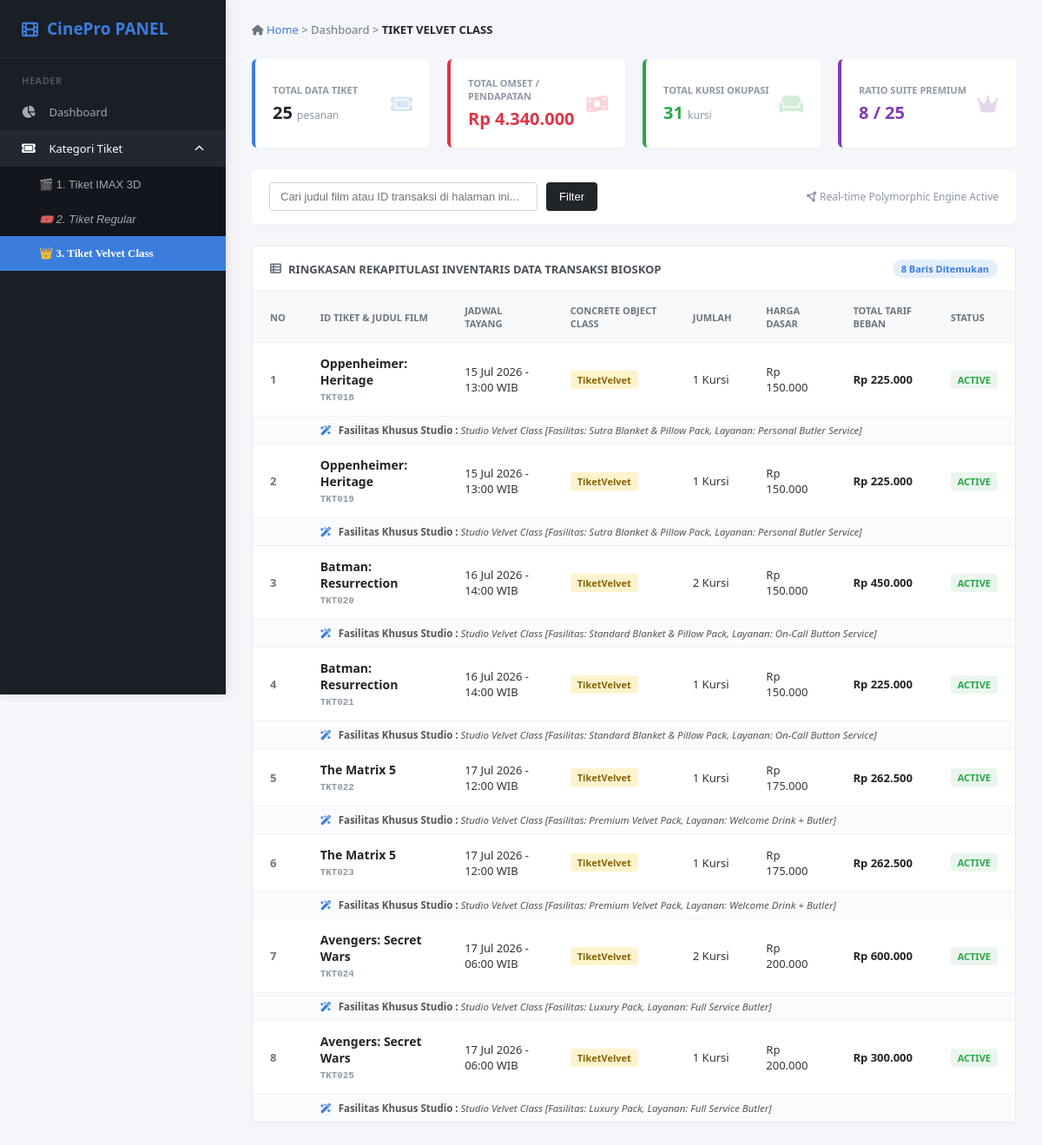
Screenshot of /index.php?page=velvet with the database file from the repository.
### tables this page shows
CREATE TABLE `tabel_tiket` (
  `id_tiket` varchar(10) NOT NULL,
  `nama_film` varchar(100) NOT NULL,
  `jadwal_tayang` timestamp NOT NULL,
  `jumlah_kursi` int NOT NULL,
  `harga_dasar_tiket` decimal(10,2) NOT NULL,
  `jenis_studio` varchar(20) NOT NULL,
  `tipe_audio` varchar(30) DEFAULT NULL,
  `lokasi_baris` varchar(20) DEFAULT NULL,
  `kacamata_3d_efek` varchar(50) DEFAULT NULL,
  `efek_gerak_fitur` varchar(50) DEFAULT NULL,
  `bantal_selimut_pack` varchar(50) DEFAULT NULL,
  `layanan_butler` varchar(50) DEFAULT NULL
);

### Tiket.php (called while the page is built, shortened)
<?php
abstract class Tiket {
    protected $id_tiket;
    protected $nama_film;
    protected $jadwal_tayang;
    protected $jumlah_kursi;
    protected $harga_dasar_tiket;
    public function __construct($id_tiket, $nama_film, $jadwal_tayang, $jumlah_kursi, $harga_dasar_tiket) {
        $this->id_tiket = $id_tiket;
        $this->nama_film = $nama_film;
        $this->jadwal_tayang = $jadwal_tayang;
        $this->jumlah_kursi = $jumlah_kursi;
        $this->harga_dasar_tiket = $harga_dasar_tiket;
    }
    public function getIdTiket() { return $this->id_tiket; }
    public function getNamaFilm() { return $this->nama_film; }
    public function getJadwalTayang() { return $this->jadwal_tayang; }
    public function getJumlahKursi() { return $this->jumlah_kursi; }
    public function getHargaDasarTiket() { return $this->harga_dasar_tiket; }
}

### TiketVelvet.php (called while the page is built, shortened)
<?php
require_once 'Tiket.php';
class TiketVelvet extends Tiket {
    private $bantalSelimutPack;
    private $layananButler;
    public function __construct($id_tiket, $nama_film, $jadwal_tayang, $jumlah_kursi, $harga_dasar_tiket, $bantalSelimutPack, $layananButler) {
        $this->bantalSelimutPack = $bantalSelimutPack;
        $this->layananButler = $layananButler;
    }
    public function hitungTotalHarga() {
        return ($this->jumlah_kursi * $this->harga_dasar_tiket) * 1.50;
    }
    public function tampilkanInfoFasilitas() {
        return "Studio Velvet Class [Fasilitas: {$this->bantalSelimutPack}, Layanan: {$this->layananButler}]";
    }
}

### index.php (the view, shortened to what this page needs)
<?php
require_once 'Tiket.php';
require_once 'TiketVelvet.php';
$database = new Database();
$db = $database->connect();
$page = isset($_GET['page']) ? $_GET['page'] : 'dashboard';
$total_tiket_count = 0;
$total_pendapatan = 0;
$total_kursi_terjual = 0;
$porsi_velvet_count = 0;
$daftar_tiket = [];
$judul_halaman = "ALL DATA";
if ($db) {
    try {
        $query_stats = "SELECT * FROM tabel_tiket";
        $stmt_stats = $db->prepare($query_stats);
        $stmt_stats->execute();
        while ($row = $stmt_stats->fetch()) {
            $jenis_stat = strtolower($row['jenis_studio']);
            $total_tiket_count++;
            $total_kursi_terjual += $row['jumlah_kursi'];
            $harga_dasar = $row['harga_dasar_tiket'];
            $jumlah = $row['jumlah_kursi'];
            if ($jenis_stat == 'regular') {
                $total_pendapatan += ($harga_dasar * $jumlah);
            } elseif (in_array($jenis_stat, ['imax', '3d', '4dx'])) {
                $total_pendapatan += (($harga_dasar * $jumlah) + 35000);
            } elseif (in_array($jenis_stat, ['velvet', 'premiere', 'vip'])) {
                $total_pendapatan += (($harga_dasar * $jumlah) * 1.5);
                $porsi_velvet_count++;
            }
        }
        if ($page == 'imax') {
            $query = "SELECT * FROM tabel_tiket WHERE LOWER(jenis_studio) IN ('imax', '3d', '4dx') ORDER BY id_tiket ASC";
            $judul_halaman = "TIKET IMAX 3D";
        } elseif ($page == 'regular') {
            $query = "SELECT * FROM tabel_tiket WHERE LOWER(jenis_studio) = 'regular' ORDER BY id_tiket ASC";
            $judul_halaman = "TIKET REGULAR";
        } elseif ($page == 'velvet') {
            $query = "SELECT * FROM tabel_tiket WHERE LOWER(jenis_studio) IN ('velvet', 'premiere', 'vip') ORDER BY id_tiket ASC";
            $judul_halaman = "TIKET VELVET CLASS";
        } else {
            $query = "SELECT * FROM tabel_tiket ORDER BY id_tiket ASC";
            $judul_halaman = "DASHBOARD UTAMA";
        }
        $stmt = $db->prepare($query);
        $stmt->execute();
        while ($row = $stmt->fetch()) {
            $jenis = strtolower($row['jenis_studio']);
            if ($jenis == 'regular') {
                $daftar_tiket[] = new TiketRegular($row['id_tiket'], $row['nama_film'], $row['jadwal_tayang'], $row['jumlah_kursi'], $row['harga_dasar_tiket'], $row['tipe_audio'], $row['lokasi_baris']);
            } elseif (in_array($jenis, ['3d', '4dx', 'imax'])) {
                $daftar_tiket[] = new TiketIMAX($row['id_tiket'], $row['nama_film'], $row['jadwal_tayang'], $row['jumlah_kursi'], $row['harga_dasar_tiket'], $row['kacamata_3d_efek'] ?? 'Standard IMAX 3D', $row['efek_gerak_fitur'] ?? 'Proyeksi Digital');
            } elseif (in_array($jenis, ['premiere', 'vip', 'velvet'])) {
                $daftar_tiket[] = new TiketVelvet($row['id_tiket'], $row['nama_film'], $row['jadwal_tayang'], $row['jumlah_kursi'], $row['harga_dasar_tiket'], $row['bantal_selimut_pack'] ?? 'Premium Pack', $row['layanan_butler'] ?? 'On-Call Butler');
            }
        }
    } catch (PDOException $e) {
        echo "Gagal memuat data: " . $e->getMessage();
    }
}
?>
<!DOCTYPE html>
<html lang="id">
<head>
    <link rel="stylesheet" href="https://cdnjs.cloudflare.com/ajax/libs/font-awesome/6.4.0/css/all.min.css">
</head>
<body>
<div class="sidebar">
    <div class="sidebar-brand">
        <i class="fa-solid fa-film"></i> <span>CinePro PANEL</span>
    </div>
    <div class="sidebar-header-text">HEADER</div>
    <ul class="sidebar-menu">
        <li class="<?= ($page == 'dashboard') ? 'active' : ''; ?>">
            <a href="index.php?page=dashboard">
                <span><i class="fa-solid fa-chart-pie"></i> Dashboard </span>
            </a>
        </li>
        <li class="<?= in_array($page, ['imax', 'regular', 'velvet']) ? 'active' : ''; ?>">
            <div class="menu-trigger" onclick="toggleDropdown()">
                <span><i class="fa-solid fa-ticket"></i> Kategori Tiket</span>
                <i class="fa-solid fa-chevron-down arrow <?= in_array($page, ['imax', 'regular', 'velvet']) ? 'rotate' : ''; ?>" id="dropdown-arrow"></i>
            </div>
            <ul class="submenu <?= in_array($page, ['imax', 'regular', 'velvet']) ? 'open' : ''; ?>" id="tiket-submenu">
                <li class="<?= ($page == 'imax') ? 'active' : ''; ?>">
                    <a href="index.php?page=imax" style="font-family: 'Impact', sans-serif;">
                       🎬 1. Tiket IMAX 3D
                    </a>
                </li>
                <li class="<?= ($page == 'regular') ? 'active' : ''; ?>">
                    <a href="index.php?page=regular" style="font-family: 'Arial', sans-serif; font-style: italic;">
                       🎟️ 2. Tiket Regular
                    </a>
                </li>
                <li class="<?= ($page == 'velvet') ? 'active' : ''; ?>">
                    <a href="index.php?page=velvet" style="font-family: 'Georgia', serif; font-weight: bold;">
                       👑 3. Tiket Velvet Class
                    </a>
                </li>
            </ul>
        </li>
    </ul>
</div>
<div class="main-content">
    <div class="top-breadcrumb">
        <div class="breadcrumb-path">
            <i class="fa-solid fa-house" style="font-size:12px;"></i> <a href="index.php">Home</a> &gt; <span>Dashboard</span> &gt; <strong style="color:#212529; text-transform:uppercase;"><?= $judul_halaman; ?></strong>
        </div>
    </div>
    <div class="cards-row">
        <div class="info-card blue">
            <div class="card-data">
                <span class="card-title">TOTAL DATA TIKET</span>
                <div class="card-value"><?= $total_tiket_count; ?> <span style="font-size:12px; font-weight:normal; color:#8e98a5;">pesanan</span></div>
            </div>
            <div class="card-icon-box"><i class="fa-solid fa-ticket" style="color:#3b7ddd;"></i></div>
        </div>
        <div class="info-card red">
            <div class="card-data">
                <span class="card-title">TOTAL OMSET / PENDAPATAN</span>
                <div class="card-value" style="color:#dc3545;">Rp <?= number_format($total_pendapatan, 0, ',', '.'); ?></div>
            </div>
            <div class="card-icon-box"><i class="fa-solid fa-money-bill-wave" style="color:#dc3545;"></i></div>
        </div>
        <div class="info-card green">
            <div class="card-data">
                <span class="card-title">TOTAL KURSI OKUPASI</span>
                <div class="card-value" style="color:#28a745;"><?= $total_kursi_terjual; ?> <span style="font-size:12px; font-weight:normal; color:#8e98a5;">kursi</span></div>
            </div>
            <div class="card-icon-box"><i class="fa-solid fa-couch" style="color:#28a745;"></i></div>
        </div>
        <div class="info-card purple">
            <div class="card-data">
                <span class="card-title">RATIO SUITE PREMIUM</span>
                <div class="card-value" style="color:#833ab4;"><?= $porsi_velvet_count; ?> / <?= $total_tiket_count; ?></div>
            </div>
            <div class="card-icon-box"><i class="fa-solid fa-crown" style="color:#833ab4;"></i></div>
        </div>
    </div>
    <div class="filter-row">
        <div class="search-container">
            <input type="text" placeholder="Cari judul film atau ID transaksi di halaman ini...">
            <button class="btn-filter">Filter</button>
        </div>
        <div style="font-size:12px; color:#8e98a5; font-weight: 500;">
            <i class="fa-solid fa-circle-nodes"></i> Real-time Polymorphic Engine Active
        </div>
    </div>
    <div class="table-card">
        <div class="table-card-header">
            <div class="table-card-title">
                <i class="fa-solid fa-table-list" style="color:#6c757d;"></i> Ringkasan Rekapitulasi Inventaris Data Transaksi Bioskop
            </div>
            <div class="row-count-badge"><?= count($daftar_tiket); ?> Baris Ditemukan</div>
        </div>
        <table>
            <thead>
                <tr>
                    <th>NO</th>
                    <th>ID TIKET & JUDUL FILM</th>
                    <th>JADWAL TAYANG</th>
                    <th>CONCRETE OBJECT CLASS</th>
                    <th>JUMLAH</th>
                    <th>HARGA DASAR</th>
                    <th>TOTAL TARIF BEBAN</th>
                    <th>STATUS</th>
                </tr>
            </thead>
            <tbody>
                <?php if (empty($daftar_tiket)): ?>
                    <tr><td colspan='8' style='text-align:center; padding:30px; color:#888;'>Tidak ada data pesanan tiket pada kategori ini.</td></tr>
                <?php else: ?>
                    <?php $no = 1; foreach ($daftar_tiket as $tiket): ?>
                        <tr>
                            <td style="font-weight: 600; color: #6c757d;"><?= $no++; ?></td>
                            <td>
                                <strong style="font-size:14px; color:#212529; display:block;"><?= $tiket->getNamaFilm(); ?></strong>
                                <small style="color:#8e98a5; font-family: monospace; font-weight: bold;"><?= $tiket->getIdTiket(); ?></small>
                            </td>
                            <td><?= date('d M Y - H:i', strtotime($tiket->getJadwalTayang())); ?> WIB</td>
                            <td><span class="object-badge"><?= get_class($tiket); ?></span></td>
                            <td><?= $tiket->getJumlahKursi(); ?> Kursi</td>
                            <td>Rp <?= number_format($tiket->getHargaDasarTiket(), 0, ',', '.'); ?></td>
                            <td style="font-weight:700; color:#212529;">Rp <?= number_format($tiket->hitungTotalHarga(), 0, ',', '.'); ?></td>
                            <td><span class="status-active">ACTIVE</span></td>
                        </tr>
                        <tr style="background:#fafbfc;">
                            <td></td>
                            <td colspan="7" style="padding: 8px 20px; font-size:11.5px; color:#555; border-bottom: 1px solid #edf2f9;">
                                <i class="fa-solid fa-wand-magic-sparkles" style="color:#3b7ddd; margin-right:5px;"></i>
                                <strong>Fasilitas Khusus Studio :</strong> <em><?= $tiket->tampilkanInfoFasilitas(); ?></em>
                            </td>
                        </tr>
                    <?php endforeach; ?>
                <?php endif; ?>
            </tbody>
        </table>
    </div>
</div>
</body>
</html>

### rows the page displays
tabel_tiket: nama_film "Oppenheimer: Heritage", id_tiket "TKT018", jadwal_tayang "15 Jul 2026 - 13:00", tiket "TiketVelvet", jumlah_kursi "1", harga_dasar_tiket "150.000", $tiket->hitungTotalHarga() "225.000", $tiket->tampilkanInfoFasilitas() "Studio Velvet Class [Fasilitas: Sutra Blanket & Pillow Pack, Layanan: Personal Butler Service]"
tabel_tiket: nama_film "Oppenheimer: Heritage", id_tiket "TKT019", jadwal_tayang "15 Jul 2026 - 13:00", tiket "TiketVelvet", jumlah_kursi "1", harga_dasar_tiket "150.000", $tiket->hitungTotalHarga() "225.000", $tiket->tampilkanInfoFasilitas() "Studio Velvet Class [Fasilitas: Sutra Blanket & Pillow Pack, Layanan: Personal Butler Service]"
tabel_tiket: nama_film "Batman: Resurrection", id_tiket "TKT020", jadwal_tayang "16 Jul 2026 - 14:00", tiket "TiketVelvet", jumlah_kursi "2", harga_dasar_tiket "150.000", $tiket->hitungTotalHarga() "450.000", $tiket->tampilkanInfoFasilitas() "Studio Velvet Class [Fasilitas: Standard Blanket & Pillow Pack, Layanan: On-Call Button Service]"
tabel_tiket: nama_film "Batman: Resurrection", id_tiket "TKT021", jadwal_tayang "16 Jul 2026 - 14:00", tiket "TiketVelvet", jumlah_kursi "1", harga_dasar_tiket "150.000", $tiket->hitungTotalHarga() "225.000", $tiket->tampilkanInfoFasilitas() "Studio Velvet Class [Fasilitas: Standard Blanket & Pillow Pack, Layanan: On-Call Button Service]"
tabel_tiket: nama_film "The Matrix 5", id_tiket "TKT022", jadwal_tayang "17 Jul 2026 - 12:00", tiket "TiketVelvet", jumlah_kursi "1", harga_dasar_tiket "175.000", $tiket->hitungTotalHarga() "262.500", $tiket->tampilkanInfoFasilitas() "Studio Velvet Class [Fasilitas: Premium Velvet Pack, Layanan: Welcome Drink + Butler]"
tabel_tiket: nama_film "The Matrix 5", id_tiket "TKT023", jadwal_tayang "17 Jul 2026 - 12:00", tiket "TiketVelvet", jumlah_kursi "1", harga_dasar_tiket "175.000", $tiket->hitungTotalHarga() "262.500", $tiket->tampilkanInfoFasilitas() "Studio Velvet Class [Fasilitas: Premium Velvet Pack, Layanan: Welcome Drink + Butler]"
tabel_tiket: nama_film "Avengers: Secret Wars", id_tiket "TKT024", jadwal_tayang "17 Jul 2026 - 06:00", tiket "TiketVelvet", jumlah_kursi "2", harga_dasar_tiket "200.000", $tiket->hitungTotalHarga() "600.000", $tiket->tampilkanInfoFasilitas() "Studio Velvet Class [Fasilitas: Luxury Pack, Layanan: Full Service Butler]"
tabel_tiket: nama_film "Avengers: Secret Wars", id_tiket "TKT025", jadwal_tayang "17 Jul 2026 - 06:00", tiket "TiketVelvet", jumlah_kursi "1", harga_dasar_tiket "200.000", $tiket->hitungTotalHarga() "300.000", $tiket->tampilkanInfoFasilitas() "Studio Velvet Class [Fasilitas: Luxury Pack, Layanan: Full Service Butler]"

### other values shown
$judul_halaman "TIKET VELVET CLASS"
$total_tiket_count "25"
$total_pendapatan "4.340.000"
$total_kursi_terjual "31"
$porsi_velvet_count "8"
count($daftar_tiket) "8"
